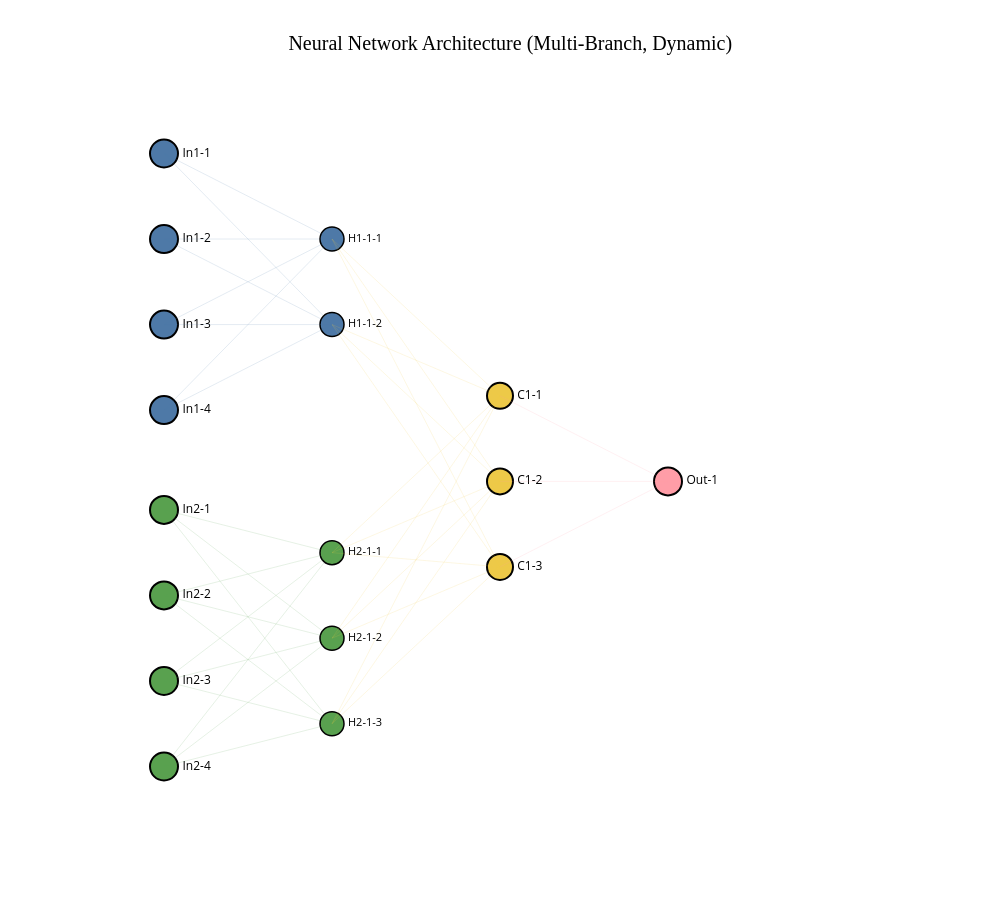

Notebook source saved alongside this figure:
### Markdown cell above
#### Visualisasi Model

### Code cell
from visualization import plot_dynamic_multi_input_network
plot_dynamic_multi_input_network(
    input_dims=[config.input_1_dim, config.input_2_dim],
    hidden_dims_per_branch=[
        config.hidden_1_dims,
        config.hidden_2_dims
    ],
    combined_dims=config.combine_dims,
    output_dim=config.output_dim,
    figsize=(1000, 900)
)

### Figure 1 — Plotly figure (JSON) as saved in the notebook; plotly's stock layout.template omitted (floating-point values rounded to 4 significant figures)
{"data": [{"hovertext": "Input 1<br>Neuron 1", "marker": {"color": "#4E79A7", "line": {"color": "black", "width": 2}, "size": 28}, "mode": "markers+text", "showlegend": false, "text": ["In1-1"], "textfont": {"color": "black", "size": 12}, "textposition": "middle right", "type": "scatter", "x": [0], "y": [2.15]}, {"hovertext": "Input 1<br>Neuron 2", "marker": {"color": "#4E79A7", "line": {"color": "black", "width": 2}, "size": 28}, "mode": "markers+text", "showlegend": false, "text": ["In1-2"], "textfont": {"color": "black", "size": 12}, "textposition": "middle right", "type": "scatter", "x": [0], "y": [1.55]}, {"hovertext": "Input 1<br>Neuron 3", "marker": {"color": "#4E79A7", "line": {"color": "black", "width": 2}, "size": 28}, "mode": "markers+text", "showlegend": false, "text": ["In1-3"], "textfont": {"color": "black", "size": 12}, "textposition": "middle right", "type": "scatter", "x": [0], "y": [0.95]}, {"hovertext": "Input 1<br>Neuron 4", "marker": {"color": "#4E79A7", "line": {"color": "black", "width": 2}, "size": 28}, "mode": "markers+text", "showlegend": false, "text": ["In1-4"], "textfont": {"color": "black", "size": 12}, "textposition": "middle right", "type": "scatter", "x": [0], "y": [0.35]}, {"hovertext": "Input 2<br>Neuron 1", "marker": {"color": "#59A14F", "line": {"color": "black", "width": 2}, "size": 28}, "mode": "markers+text", "showlegend": false, "text": ["In2-1"], "textfont": {"color": "black", "size": 12}, "textposition": "middle right", "type": "scatter", "x": [0], "y": [-0.35]}, {"hovertext": "Input 2<br>Neuron 2", "marker": {"color": "#59A14F", "line": {"color": "black", "width": 2}, "size": 28}, "mode": "markers+text", "showlegend": false, "text": ["In2-2"], "textfont": {"color": "black", "size": 12}, "textposition": "middle right", "type": "scatter", "x": [0], "y": [-0.95]}, {"hovertext": "Input 2<br>Neuron 3", "marker": {"color": "#59A14F", "line": {"color": "black", "width": 2}, "size": 28}, "mode": "markers+text", "showlegend": false, "text": ["In2-3"], "textfont": {"color": "black", "size": 12}, "textposition": "middle right", "type": "scatter", "x": [0], "y": [-1.55]}, {"hovertext": "Input 2<br>Neuron 4", "marker": {"color": "#59A14F", "line": {"color": "black", "width": 2}, "size": 28}, "mode": "markers+text", "showlegend": false, "text": ["In2-4"], "textfont": {"color": "black", "size": 12}, "textposition": "middle right", "type": "scatter", "x": [0], "y": [-2.15]}, {"hovertext": "Branch 1 Hidden 1<br>Neuron 1", "marker": {"color": "#4E79A7", "line": {"color": "black", "width": 1.5}, "size": 24}, "mode": "markers+text", "showlegend": false, "text": ["H1-1-1"], "textfont": {"color": "black", "size": 11}, "textposition": "middle right", "type": "scatter", "x": [1], "y": [1.55]}, {"line": {"color": "rgba(78, 121, 167, 0.3)", "width": 0.5}, "mode": "lines", "showlegend": false, "type": "scatter", "x": [0, 1], "y": [2.15, 1.55]}, {"line": {"color": "rgba(78, 121, 167, 0.3)", "width": 0.5}, "mode": "lines", "showlegend": false, "type": "scatter", "x": [0, 1], "y": [1.55, 1.55]}, {"line": {"color": "rgba(78, 121, 167, 0.3)", "width": 0.5}, "mode": "lines", "showlegend": false, "type": "scatter", "x": [0, 1], "y": [0.95, 1.55]}, {"line": {"color": "rgba(78, 121, 167, 0.3)", "width": 0.5}, "mode": "lines", "showlegend": false, "type": "scatter", "x": [0, 1], "y": [0.35, 1.55]}, {"hovertext": "Branch 1 Hidden 1<br>Neuron 2", "marker": {"color": "#4E79A7", "line": {"color": "black", "width": 1.5}, "size": 24}, "mode": "markers+text", "showlegend": false, "text": ["H1-1-2"], "textfont": {"color": "black", "size": 11}, "textposition": "middle right", "type": "scatter", "x": [1], "y": [0.95]}, {"line": {"color": "rgba(78, 121, 167, 0.3)", "width": 0.5}, "mode": "lines", "showlegend": false, "type": "scatter", "x": [0, 1], "y": [2.15, 0.95]}, {"line": {"color": "rgba(78, 121, 167, 0.3)", "width": 0.5}, "mode": "lines", "showlegend": false, "type": "scatter", "x": [0, 1], "y": [1.55, 0.95]}, {"line": {"color": "rgba(78, 121, 167, 0.3)", "width": 0.5}, "mode": "lines", "showlegend": false, "type": "scatter", "x": [0, 1], "y": [0.95, 0.95]}, {"line": {"color": "rgba(78, 121, 167, 0.3)", "width": 0.5}, "mode": "lines", "showlegend": false, "type": "scatter", "x": [0, 1], "y": [0.35, 0.95]}, {"hovertext": "Branch 2 Hidden 1<br>Neuron 1", "marker": {"color": "#59A14F", "line": {"color": "black", "width": 1.5}, "size": 24}, "mode": "markers+text", "showlegend": false, "text": ["H2-1-1"], "textfont": {"color": "black", "size": 11}, "textposition": "middle right", "type": "scatter", "x": [1], "y": [-0.65]}, {"line": {"color": "rgba(89, 161, 79, 0.3)", "width": 0.5}, "mode": "lines", "showlegend": false, "type": "scatter", "x": [0, 1], "y": [-0.35, -0.65]}, {"line": {"color": "rgba(89, 161, 79, 0.3)", "width": 0.5}, "mode": "lines", "showlegend": false, "type": "scatter", "x": [0, 1], "y": [-0.95, -0.65]}, {"line": {"color": "rgba(89, 161, 79, 0.3)", "width": 0.5}, "mode": "lines", "showlegend": false, "type": "scatter", "x": [0, 1], "y": [-1.55, -0.65]}, {"line": {"color": "rgba(89, 161, 79, 0.3)", "width": 0.5}, "mode": "lines", "showlegend": false, "type": "scatter", "x": [0, 1], "y": [-2.15, -0.65]}, {"hovertext": "Branch 2 Hidden 1<br>Neuron 2", "marker": {"color": "#59A14F", "line": {"color": "black", "width": 1.5}, "size": 24}, "mode": "markers+text", "showlegend": false, "text": ["H2-1-2"], "textfont": {"color": "black", "size": 11}, "textposition": "middle right", "type": "scatter", "x": [1], "y": [-1.25]}, {"line": {"color": "rgba(89, 161, 79, 0.3)", "width": 0.5}, "mode": "lines", "showlegend": false, "type": "scatter", "x": [0, 1], "y": [-0.35, -1.25]}, {"line": {"color": "rgba(89, 161, 79, 0.3)", "width": 0.5}, "mode": "lines", "showlegend": false, "type": "scatter", "x": [0, 1], "y": [-0.95, -1.25]}, {"line": {"color": "rgba(89, 161, 79, 0.3)", "width": 0.5}, "mode": "lines", "showlegend": false, "type": "scatter", "x": [0, 1], "y": [-1.55, -1.25]}, {"line": {"color": "rgba(89, 161, 79, 0.3)", "width": 0.5}, "mode": "lines", "showlegend": false, "type": "scatter", "x": [0, 1], "y": [-2.15, -1.25]}, {"hovertext": "Branch 2 Hidden 1<br>Neuron 3", "marker": {"color": "#59A14F", "line": {"color": "black", "width": 1.5}, "size": 24}, "mode": "markers+text", "showlegend": false, "text": ["H2-1-3"], "textfont": {"color": "black", "size": 11}, "textposition": "middle right", "type": "scatter", "x": [1], "y": [-1.85]}, {"line": {"color": "rgba(89, 161, 79, 0.3)", "width": 0.5}, "mode": "lines", "showlegend": false, "type": "scatter", "x": [0, 1], "y": [-0.35, -1.85]}, {"line": {"color": "rgba(89, 161, 79, 0.3)", "width": 0.5}, "mode": "lines", "showlegend": false, "type": "scatter", "x": [0, 1], "y": [-0.95, -1.85]}, {"line": {"color": "rgba(89, 161, 79, 0.3)", "width": 0.5}, "mode": "lines", "showlegend": false, "type": "scatter", "x": [0, 1], "y": [-1.55, -1.85]}, {"line": {"color": "rgba(89, 161, 79, 0.3)", "width": 0.5}, "mode": "lines", "showlegend": false, "type": "scatter", "x": [0, 1], "y": [-2.15, -1.85]}, {"hovertext": "Combined Layer 1<br>Neuron 1", "marker": {"color": "#EDC948", "line": {"color": "black", "width": 2}, "size": 26}, "mode": "markers+text", "showlegend": false, "text": ["C1-1"], "textfont": {"color": "black", "size": 12}, "textposition": "middle right", "type": "scatter", "x": [2], "y": [0.45]}, {"line": {"color": "rgba(237, 201, 72, 0.3)", "width": 0.5}, "mode": "lines", "showlegend": false, "type": "scatter", "x": [1, 2], "y": [1.55, 0.45]}, {"line": {"color": "rgba(237, 201, 72, 0.3)", "width": 0.5}, "mode": "lines", "showlegend": false, "type": "scatter", "x": [1, 2], "y": [0.95, 0.45]}, {"line": {"color": "rgba(237, 201, 72, 0.3)", "width": 0.5}, "mode": "lines", "showlegend": false, "type": "scatter", "x": [1, 2], "y": [-0.65, 0.45]}, {"line": {"color": "rgba(237, 201, 72, 0.3)", "width": 0.5}, "mode": "lines", "showlegend": false, "type": "scatter", "x": [1, 2], "y": [-1.25, 0.45]}, {"line": {"color": "rgba(237, 201, 72, 0.3)", "width": 0.5}, "mode": "lines", "showlegend": false, "type": "scatter", "x": [1, 2], "y": [-1.85, 0.45]}, {"hovertext": "Combined Layer 1<br>Neuron 2", "marker": {"color": "#EDC948", "line": {"color": "black", "width": 2}, "size": 26}, "mode": "markers+text", "showlegend": false, "text": ["C1-2"], "textfont": {"color": "black", "size": 12}, "textposition": "middle right", "type": "scatter", "x": [2], "y": [-0.15]}, {"line": {"color": "rgba(237, 201, 72, 0.3)", "width": 0.5}, "mode": "lines", "showlegend": false, "type": "scatter", "x": [1, 2], "y": [1.55, -0.15]}, {"line": {"color": "rgba(237, 201, 72, 0.3)", "width": 0.5}, "mode": "lines", "showlegend": false, "type": "scatter", "x": [1, 2], "y": [0.95, -0.15]}, {"line": {"color": "rgba(237, 201, 72, 0.3)", "width": 0.5}, "mode": "lines", "showlegend": false, "type": "scatter", "x": [1, 2], "y": [-0.65, -0.15]}, {"line": {"color": "rgba(237, 201, 72, 0.3)", "width": 0.5}, "mode": "lines", "showlegend": false, "type": "scatter", "x": [1, 2], "y": [-1.25, -0.15]}, {"line": {"color": "rgba(237, 201, 72, 0.3)", "width": 0.5}, "mode": "lines", "showlegend": false, "type": "scatter", "x": [1, 2], "y": [-1.85, -0.15]}, {"hovertext": "Combined Layer 1<br>Neuron 3", "marker": {"color": "#EDC948", "line": {"color": "black", "width": 2}, "size": 26}, "mode": "markers+text", "showlegend": false, "text": ["C1-3"], "textfont": {"color": "black", "size": 12}, "textposition": "middle right", "type": "scatter", "x": [2], "y": [-0.75]}, {"line": {"color": "rgba(237, 201, 72, 0.3)", "width": 0.5}, "mode": "lines", "showlegend": false, "type": "scatter", "x": [1, 2], "y": [1.55, -0.75]}, {"line": {"color": "rgba(237, 201, 72, 0.3)", "width": 0.5}, "mode": "lines", "showlegend": false, "type": "scatter", "x": [1, 2], "y": [0.95, -0.75]}, {"line": {"color": "rgba(237, 201, 72, 0.3)", "width": 0.5}, "mode": "lines", "showlegend": false, "type": "scatter", "x": [1, 2], "y": [-0.65, -0.75]}, {"line": {"color": "rgba(237, 201, 72, 0.3)", "width": 0.5}, "mode": "lines", "showlegend": false, "type": "scatter", "x": [1, 2], "y": [-1.25, -0.75]}, {"line": {"color": "rgba(237, 201, 72, 0.3)", "width": 0.5}, "mode": "lines", "showlegend": false, "type": "scatter", "x": [1, 2], "y": [-1.85, -0.75]}, {"hovertext": "Output Neuron 1", "marker": {"color": "#FF9DA7", "line": {"color": "black", "width": 2}, "size": 28}, "mode": "markers+text", "showlegend": false, "text": ["Out-1"], "textfont": {"color": "black", "size": 12}, "textposition": "middle right", "type": "scatter", "x": [3], "y": [-0.15]}, {"line": {"color": "rgba(255, 157, 167, 0.3)", "width": 0.5}, "mode": "lines", "showlegend": false, "type": "scatter", "x": [2, 3], "y": [0.45, -0.15]}, {"line": {"color": "rgba(255, 157, 167, 0.3)", "width": 0.5}, "mode": "lines", "showlegend": false, "type": "scatter", "x": [2, 3], "y": [-0.15, -0.15]}, {"line": {"color": "rgba(255, 157, 167, 0.3)", "width": 0.5}, "mode": "lines", "showlegend": false, "type": "scatter", "x": [2, 3], "y": [-0.75, -0.15]}], "layout": {"height": 900, "paper_bgcolor": "white", "plot_bgcolor": "white", "showlegend": false, "title": {"font": {"color": "black", "family": "Arial Black", "size": 20}, "text": "🧠 Neural Network Architecture (Multi-Branch, Dynamic)", "x": 0.5}, "width": 1000, "xaxis": {"range": [-0.5, 4.5], "type": "linear", "visible": false}, "yaxis": {"autorange": true, "range": [-2.525, 2.525], "type": "linear", "visible": false}}}
